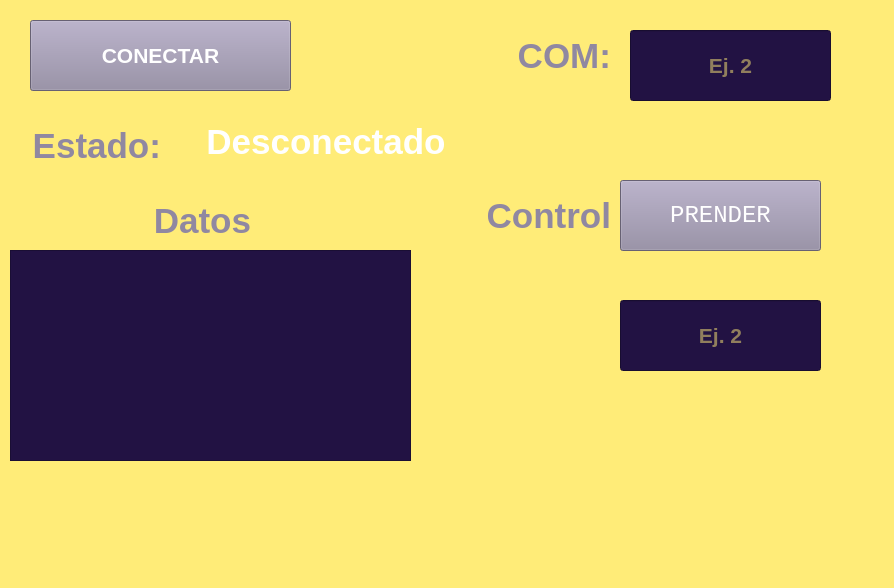
<?xml version="1.0" encoding="UTF-8"?>
<ui version="4.0">
 <class>MainWindow</class>
 <widget class="QMainWindow" name="MainWindow">
  <property name="geometry">
   <rect>
    <x>0</x>
    <y>0</y>
    <width>894</width>
    <height>588</height>
   </rect>
  </property>
  <property name="windowTitle">
   <string>MainWindow</string>
  </property>
  <property name="autoFillBackground">
   <bool>false</bool>
  </property>
  <property name="styleSheet">
   <string notr="true">color: rgb(34, 18, 67);
background-color: rgb(255, 236, 120);</string>
  </property>
  <widget class="QWidget" name="centralwidget">
   <widget class="QPushButton" name="btn_conexion">
    <property name="geometry">
     <rect>
      <x>30</x>
      <y>20</y>
      <width>261</width>
      <height>71</height>
     </rect>
    </property>
    <property name="font">
     <font>
      <pointsize>16</pointsize>
      <weight>75</weight>
      <bold>true</bold>
     </font>
    </property>
    <property name="styleSheet">
     <string notr="true">background-color: rgb(144, 136, 161);
color: rgb(255, 255, 255);</string>
    </property>
    <property name="text">
     <string>CONECTAR</string>
    </property>
   </widget>
   <widget class="QLabel" name="label">
    <property name="geometry">
     <rect>
      <x>510</x>
      <y>20</y>
      <width>101</width>
      <height>71</height>
     </rect>
    </property>
    <property name="font">
     <font>
      <pointsize>26</pointsize>
      <weight>75</weight>
      <bold>true</bold>
     </font>
    </property>
    <property name="styleSheet">
     <string notr="true">color: rgb(144, 136, 161);</string>
    </property>
    <property name="text">
     <string>COM:</string>
    </property>
    <property name="alignment">
     <set>Qt::AlignRight|Qt::AlignTrailing|Qt::AlignVCenter</set>
    </property>
   </widget>
   <widget class="QLineEdit" name="txt_com">
    <property name="geometry">
     <rect>
      <x>630</x>
      <y>30</y>
      <width>201</width>
      <height>71</height>
     </rect>
    </property>
    <property name="font">
     <font>
      <pointsize>16</pointsize>
      <weight>75</weight>
      <bold>true</bold>
     </font>
    </property>
    <property name="toolTip">
     <string>Ingresa el número del COM</string>
    </property>
    <property name="styleSheet">
     <string notr="true">background-color: rgb(34, 18, 67);
color: rgb(255, 236, 120);</string>
    </property>
    <property name="alignment">
     <set>Qt::AlignCenter</set>
    </property>
    <property name="placeholderText">
     <string>Ej. 2</string>
    </property>
   </widget>
   <widget class="QLabel" name="label_2">
    <property name="geometry">
     <rect>
      <x>20</x>
      <y>110</y>
      <width>141</width>
      <height>71</height>
     </rect>
    </property>
    <property name="font">
     <font>
      <pointsize>26</pointsize>
      <weight>75</weight>
      <bold>true</bold>
     </font>
    </property>
    <property name="styleSheet">
     <string notr="true">color: rgb(144, 136, 161);</string>
    </property>
    <property name="text">
     <string>Estado:</string>
    </property>
    <property name="alignment">
     <set>Qt::AlignRight|Qt::AlignTrailing|Qt::AlignVCenter</set>
    </property>
   </widget>
   <widget class="QLabel" name="txt_estado">
    <property name="geometry">
     <rect>
      <x>180</x>
      <y>120</y>
      <width>292</width>
      <height>43</height>
     </rect>
    </property>
    <property name="font">
     <font>
      <pointsize>26</pointsize>
      <weight>75</weight>
      <bold>true</bold>
     </font>
    </property>
    <property name="styleSheet">
     <string notr="true">color: rgb(255, 255, 255);</string>
    </property>
    <property name="text">
     <string>Desconectado</string>
    </property>
    <property name="alignment">
     <set>Qt::AlignCenter</set>
    </property>
   </widget>
   <widget class="QLabel" name="label_3">
    <property name="geometry">
     <rect>
      <x>140</x>
      <y>190</y>
      <width>111</width>
      <height>61</height>
     </rect>
    </property>
    <property name="font">
     <font>
      <pointsize>26</pointsize>
      <weight>75</weight>
      <bold>true</bold>
     </font>
    </property>
    <property name="styleSheet">
     <string notr="true">color: rgb(144, 136, 161);</string>
    </property>
    <property name="text">
     <string>Datos</string>
    </property>
    <property name="alignment">
     <set>Qt::AlignRight|Qt::AlignTrailing|Qt::AlignVCenter</set>
    </property>
   </widget>
   <widget class="QListWidget" name="datosSensor">
    <property name="geometry">
     <rect>
      <x>10</x>
      <y>250</y>
      <width>401</width>
      <height>211</height>
     </rect>
    </property>
    <property name="styleSheet">
     <string notr="true">background-color: rgb(34, 18, 67);
color: rgb(255, 236, 120);</string>
    </property>
   </widget>
   <widget class="QLabel" name="label_4">
    <property name="geometry">
     <rect>
      <x>470</x>
      <y>190</y>
      <width>141</width>
      <height>51</height>
     </rect>
    </property>
    <property name="font">
     <font>
      <pointsize>26</pointsize>
      <weight>75</weight>
      <bold>true</bold>
     </font>
    </property>
    <property name="styleSheet">
     <string notr="true">color: rgb(144, 136, 161);</string>
    </property>
    <property name="text">
     <string>Control</string>
    </property>
    <property name="alignment">
     <set>Qt::AlignRight|Qt::AlignTrailing|Qt::AlignVCenter</set>
    </property>
   </widget>
   <widget class="QPushButton" name="btn_control">
    <property name="geometry">
     <rect>
      <x>620</x>
      <y>180</y>
      <width>201</width>
      <height>71</height>
     </rect>
    </property>
    <property name="palette">
     <palette>
      <active>
       <colorrole role="WindowText">
        <brush brushstyle="SolidPattern">
         <color alpha="255">
          <red>255</red>
          <green>255</green>
          <blue>255</blue>
         </color>
        </brush>
       </colorrole>
       <colorrole role="Button">
        <brush brushstyle="SolidPattern">
         <color alpha="255">
          <red>144</red>
          <green>136</green>
          <blue>161</blue>
         </color>
        </brush>
       </colorrole>
       <colorrole role="Text">
        <brush brushstyle="SolidPattern">
         <color alpha="255">
          <red>255</red>
          <green>255</green>
          <blue>255</blue>
         </color>
        </brush>
       </colorrole>
       <colorrole role="ButtonText">
        <brush brushstyle="SolidPattern">
         <color alpha="255">
          <red>255</red>
          <green>255</green>
          <blue>255</blue>
         </color>
        </brush>
       </colorrole>
       <colorrole role="Base">
        <brush brushstyle="SolidPattern">
         <color alpha="255">
          <red>144</red>
          <green>136</green>
          <blue>161</blue>
         </color>
        </brush>
       </colorrole>
       <colorrole role="Window">
        <brush brushstyle="SolidPattern">
         <color alpha="255">
          <red>144</red>
          <green>136</green>
          <blue>161</blue>
         </color>
        </brush>
       </colorrole>
       <colorrole role="Link">
        <brush brushstyle="SolidPattern">
         <color alpha="255">
          <red>0</red>
          <green>166</green>
          <blue>166</blue>
         </color>
        </brush>
       </colorrole>
       <colorrole role="PlaceholderText">
        <brush brushstyle="NoBrush">
         <color alpha="128">
          <red>255</red>
          <green>255</green>
          <blue>255</blue>
         </color>
        </brush>
       </colorrole>
      </active>
      <inactive>
       <colorrole role="WindowText">
        <brush brushstyle="SolidPattern">
         <color alpha="255">
          <red>255</red>
          <green>255</green>
          <blue>255</blue>
         </color>
        </brush>
       </colorrole>
       <colorrole role="Button">
        <brush brushstyle="SolidPattern">
         <color alpha="255">
          <red>144</red>
          <green>136</green>
          <blue>161</blue>
         </color>
        </brush>
       </colorrole>
       <colorrole role="Text">
        <brush brushstyle="SolidPattern">
         <color alpha="255">
          <red>255</red>
          <green>255</green>
          <blue>255</blue>
         </color>
        </brush>
       </colorrole>
       <colorrole role="ButtonText">
        <brush brushstyle="SolidPattern">
         <color alpha="255">
          <red>255</red>
          <green>255</green>
          <blue>255</blue>
         </color>
        </brush>
       </colorrole>
       <colorrole role="Base">
        <brush brushstyle="SolidPattern">
         <color alpha="255">
          <red>144</red>
          <green>136</green>
          <blue>161</blue>
         </color>
        </brush>
       </colorrole>
       <colorrole role="Window">
        <brush brushstyle="SolidPattern">
         <color alpha="255">
          <red>144</red>
          <green>136</green>
          <blue>161</blue>
         </color>
        </brush>
       </colorrole>
       <colorrole role="Link">
        <brush brushstyle="SolidPattern">
         <color alpha="255">
          <red>0</red>
          <green>166</green>
          <blue>166</blue>
         </color>
        </brush>
       </colorrole>
       <colorrole role="PlaceholderText">
        <brush brushstyle="NoBrush">
         <color alpha="128">
          <red>255</red>
          <green>255</green>
          <blue>255</blue>
         </color>
        </brush>
       </colorrole>
      </inactive>
      <disabled>
       <colorrole role="WindowText">
        <brush brushstyle="SolidPattern">
         <color alpha="255">
          <red>255</red>
          <green>255</green>
          <blue>255</blue>
         </color>
        </brush>
       </colorrole>
       <colorrole role="Button">
        <brush brushstyle="SolidPattern">
         <color alpha="255">
          <red>144</red>
          <green>136</green>
          <blue>161</blue>
         </color>
        </brush>
       </colorrole>
       <colorrole role="Text">
        <brush brushstyle="SolidPattern">
         <color alpha="255">
          <red>255</red>
          <green>255</green>
          <blue>255</blue>
         </color>
        </brush>
       </colorrole>
       <colorrole role="ButtonText">
        <brush brushstyle="SolidPattern">
         <color alpha="255">
          <red>255</red>
          <green>255</green>
          <blue>255</blue>
         </color>
        </brush>
       </colorrole>
       <colorrole role="Base">
        <brush brushstyle="SolidPattern">
         <color alpha="255">
          <red>144</red>
          <green>136</green>
          <blue>161</blue>
         </color>
        </brush>
       </colorrole>
       <colorrole role="Window">
        <brush brushstyle="SolidPattern">
         <color alpha="255">
          <red>144</red>
          <green>136</green>
          <blue>161</blue>
         </color>
        </brush>
       </colorrole>
       <colorrole role="Link">
        <brush brushstyle="SolidPattern">
         <color alpha="255">
          <red>0</red>
          <green>166</green>
          <blue>166</blue>
         </color>
        </brush>
       </colorrole>
       <colorrole role="PlaceholderText">
        <brush brushstyle="NoBrush">
         <color alpha="128">
          <red>255</red>
          <green>255</green>
          <blue>255</blue>
         </color>
        </brush>
       </colorrole>
      </disabled>
     </palette>
    </property>
    <property name="font">
     <font>
      <family>Consolas</family>
      <pointsize>18</pointsize>
      <weight>50</weight>
      <bold>false</bold>
     </font>
    </property>
    <property name="autoFillBackground">
     <bool>false</bool>
    </property>
    <property name="styleSheet">
     <string notr="true">background-color: rgb(144, 136, 161);
border-color: rgb(0, 145, 145);
color: rgb(255, 255, 255);</string>
    </property>
    <property name="text">
     <string>PRENDER</string>
    </property>
   </widget>
   <widget class="QLineEdit" name="txtestadodeseado">
    <property name="geometry">
     <rect>
      <x>620</x>
      <y>300</y>
      <width>201</width>
      <height>71</height>
     </rect>
    </property>
    <property name="font">
     <font>
      <pointsize>16</pointsize>
      <weight>75</weight>
      <bold>true</bold>
     </font>
    </property>
    <property name="toolTip">
     <string>Ingresa el número del COM</string>
    </property>
    <property name="styleSheet">
     <string notr="true">background-color: rgb(34, 18, 67);
color: rgb(255, 236, 120);</string>
    </property>
    <property name="alignment">
     <set>Qt::AlignCenter</set>
    </property>
    <property name="placeholderText">
     <string>Ej. 2</string>
    </property>
   </widget>
  </widget>
  <widget class="QMenuBar" name="menubar">
   <property name="geometry">
    <rect>
     <x>0</x>
     <y>0</y>
     <width>894</width>
     <height>22</height>
    </rect>
   </property>
  </widget>
  <widget class="QStatusBar" name="statusbar"/>
 </widget>
 <resources/>
 <connections/>
</ui>
